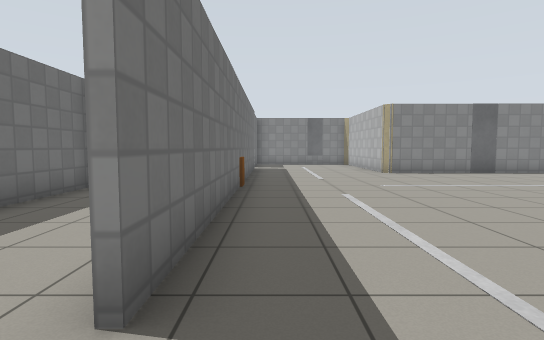
View 1 (above)

15 first-person views from a walk through a Gazebo world. The camera is 0.94 m above the floor, tilts 4° down and sees 80° across. The floor is counted in squares, 1 m on a side. Each view is taken from the middle of a square. On the plan, view 1 faces up. The plan holds only what a view shows up to about 12 squares ahead; the rest is blank. Simple patterns stand in for the simulator's built-in surfaces.

View 2
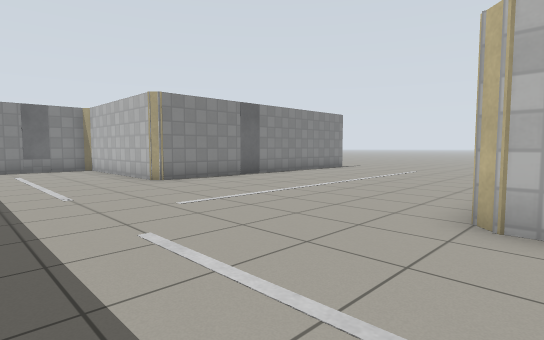

View 3
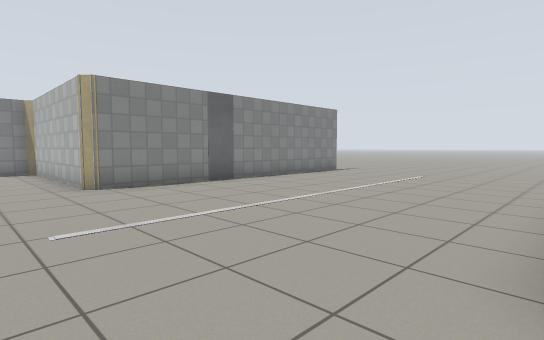

View 4
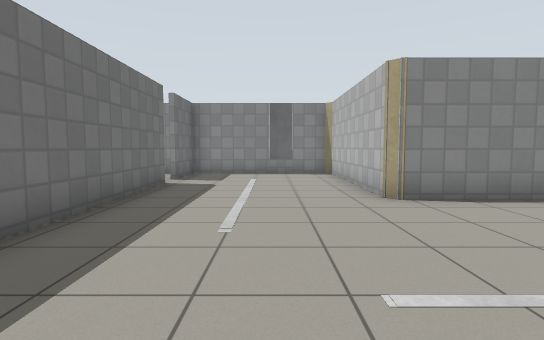

View 5
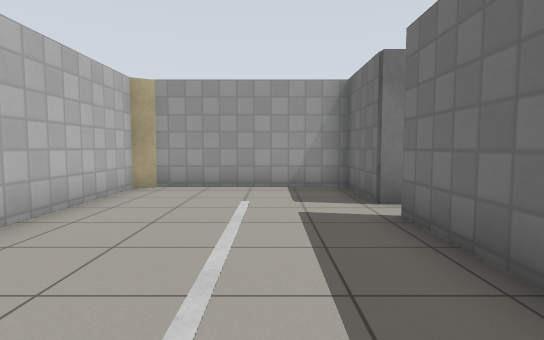

View 6
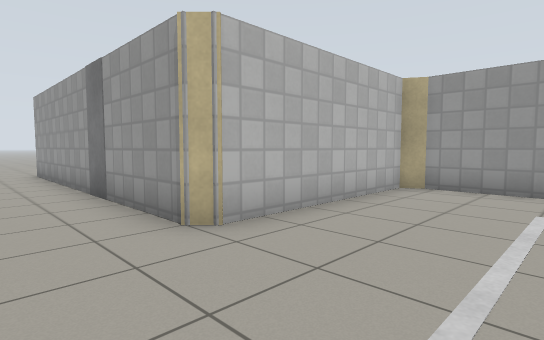

View 7
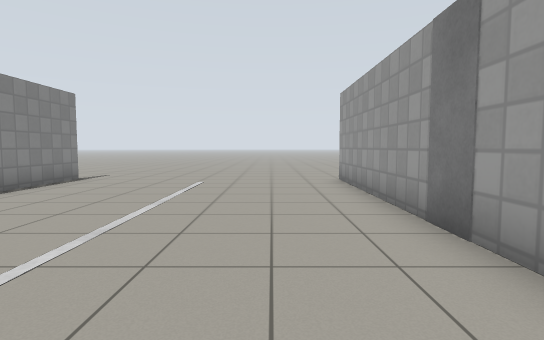

View 8
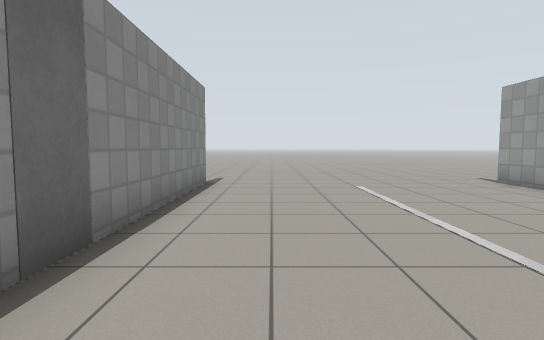

View 9
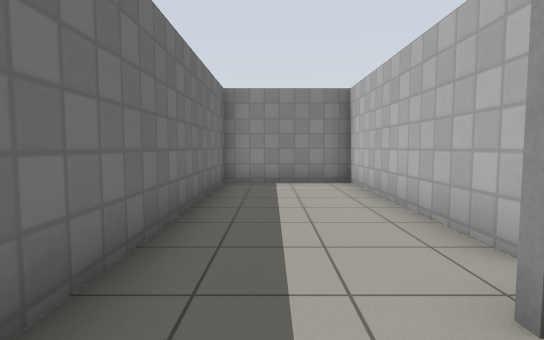

View 10
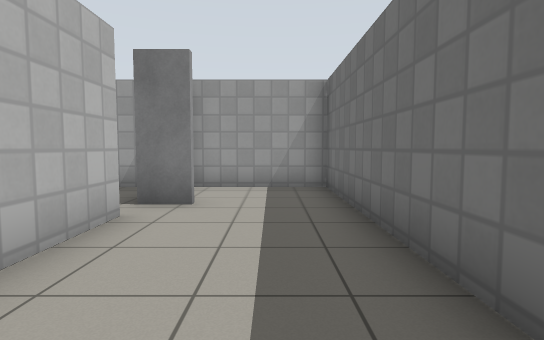

View 11
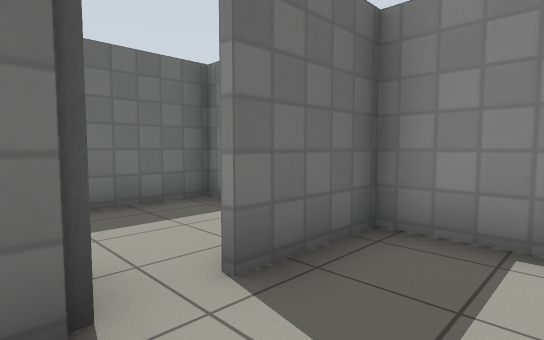

View 12
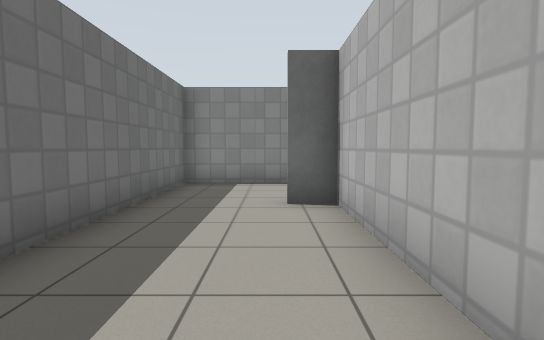

View 13
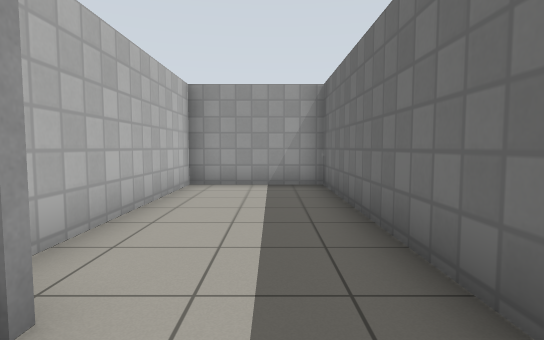

View 14
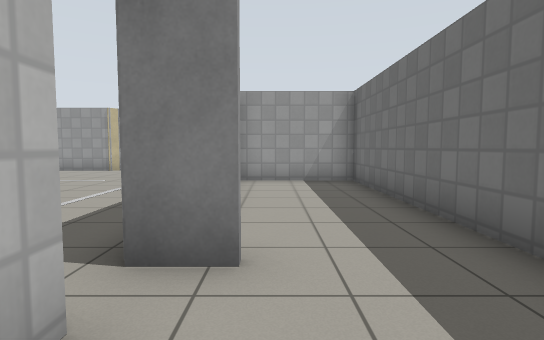

View 15
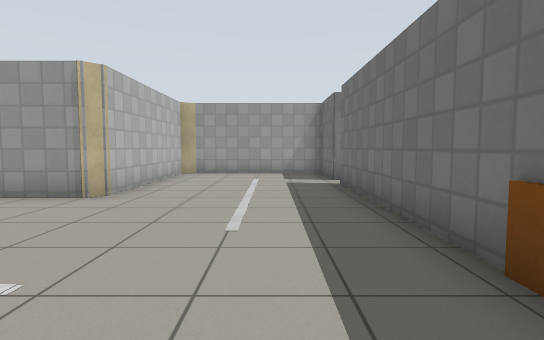

### Floor plan
Points are (right, up) in squares from view 1. A wall is a line through its corners. A room is listed if a view was taken in it or the views show most of it. See-through windows are left out.
Room 1 (views 1, 2, 3, 4, 5, 6, 7, 8, 11, 15)
walls: (7.2, 11.8) (4.3, 11.8) (4.2, 11.9) (4.2, 17.6) (2.5, 17.6); (8.4, 4) (13.6, 4); (4.1, 3.6) (4.6, 4.1); (13.6, 11.8) (8.4, 11.8); (-0.8, 13.5) (-0.8, 1.5); (-0.8, 0.6) (-0.8, -1.8); (1.5, 17.6) (-0.8, 17.6) (-0.8, 15.4); (-1, -1.6) (3.7, -1.6) (4.2, -1.4) (4.2, 4) (7.3, 4)
ways out: opening at (-1, 1) to room 2; opening at (-1, 14.5) to room 3; opening at (14.5, 4); opening at (14.5, 12)
objects: door leaf (-1, 14); door leaf (8, 12)
Room 2 (views 9, 10)
walls: (-0.9, 1.5) (-0.9, 7.7); (-0.6, 7.7) (-4.3, 7.7) (-4.3, -1.6) (-1, -1.6)
ways out: opening at (-1, 1) to room 1
objects: door leaf (-1, 1)
Room 3 (views 12, 13, 14)
walls: (-0.9, 15.4) (-0.9, 15.9); (-1.5, 17.6) (-4.3, 17.6) (-4.3, 7.9) (-0.9, 7.9) (-0.9, 13.5)
ways out: opening at (-1, 14.5) to room 1

Where each view was taken, in squares from view 1:
view 1: 0 up, 0 right, facing up
view 2: 3 up, 0 right, facing up-right
view 3: 4 up, 2 right, facing up-right
view 4: 6 up, 2 right, facing up
view 5: 6 up, 1 right, facing down
view 6: 6 up, 1 right, facing down-right
view 7: 6 up, 4 right, facing right
view 8: 10 up, 5 right, facing right
view 9: 1 down, 3 left, facing up
view 10: 6 up, 3 left, facing down
view 11: 14 up, 1 right, facing up-left
view 12: 9 up, 2 left, facing up
view 13: 16 up, 3 left, facing down
view 14: 17 up, 2 left, facing down
view 15: 10 up, 1 right, facing down
